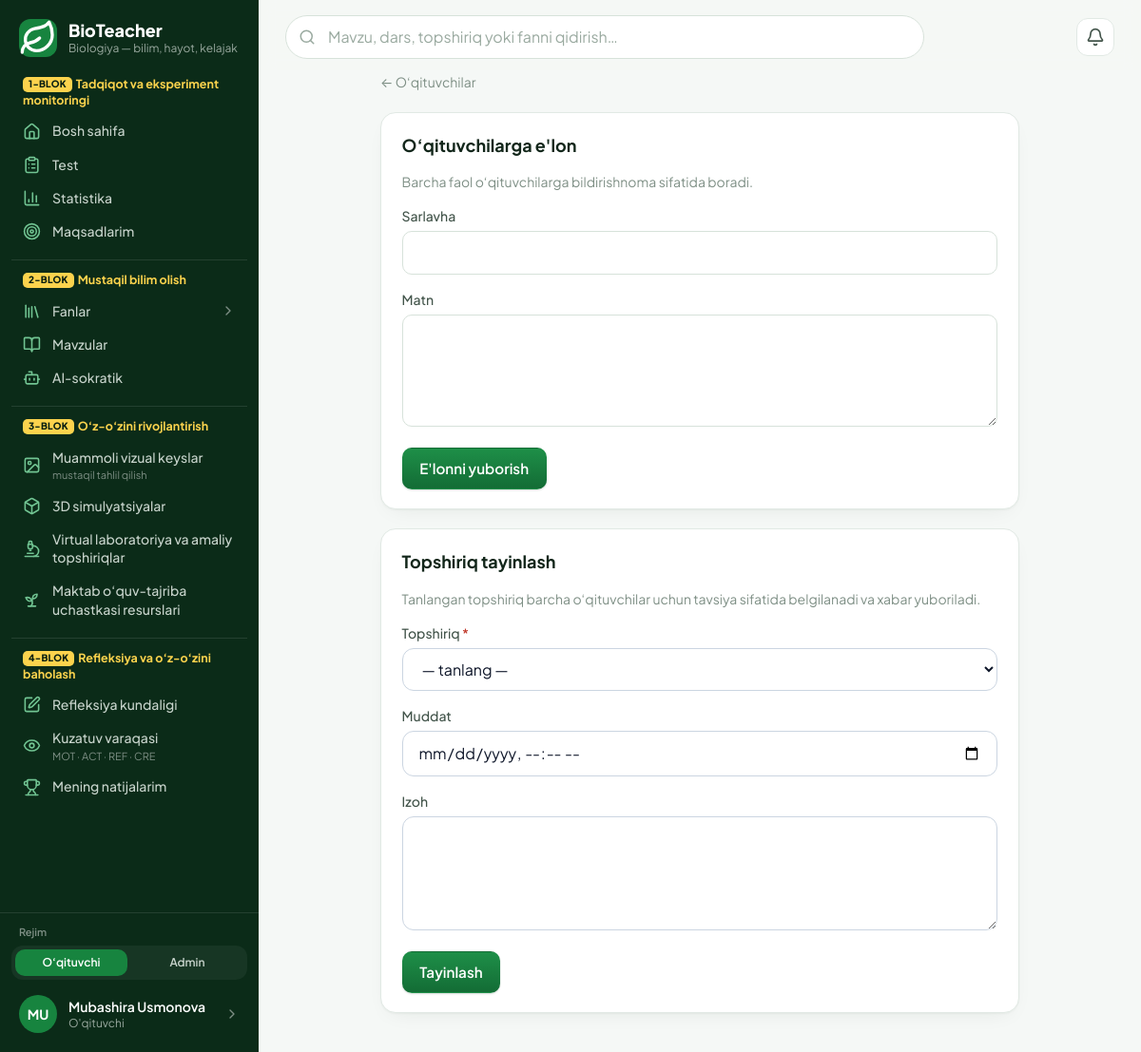
The app's page /boshqaruv/elon/ (signed in) with its own data.
### accounts/models.py (models this page shows, shortened)
class MenuItem(models.Model):
    key = models.CharField("band kaliti", max_length=60, unique=True)
    group = models.ForeignKey(
        "MenuGroup", on_delete=models.CASCADE, null=True, related_name="items", verbose_name="blok",
    )
    parent = models.ForeignKey(
        "self", on_delete=models.CASCADE, null=True, blank=True, related_name="children",
        verbose_name="ota band",
    )
    order = models.PositiveSmallIntegerField("tartib", default=0)
    label = models.CharField("nom", max_length=60, blank=True, help_text="Bo'sh — sahifaning standart nomi.")
    page = models.CharField("sahifa", max_length=60, blank=True)
    url = models.CharField("havola", max_length=300, blank=True)
    icon = models.CharField("ikonka", max_length=20, blank=True, help_text="Bo'sh — sahifa ikonkasi.")
    hint = models.CharField("izoh", max_length=60, blank=True)
    class Meta:
        verbose_name = "menyu bandi"
        verbose_name_plural = "menyu bandlari"
        ordering = ["order", "id"]

class User(AbstractUser):
    email = models.EmailField("email", unique=True)
    email_verified = models.BooleanField("email tasdiqlangan", default=False)
    last_login_ip = models.GenericIPAddressField("oxirgi IP", null=True, blank=True)
    USERNAME_FIELD = "email"
    REQUIRED_FIELDS = []
    objects = UserManager()
    class Meta:
        verbose_name = "foydalanuvchi"
        verbose_name_plural = "foydalanuvchilar"

class Profile(SoftDeleteModel):
    user = models.OneToOneField(User, on_delete=models.CASCADE, related_name="profile")
    role = models.CharField("faol rol", max_length=20, choices=Role.choices, default=Role.TEACHER)
    roles = models.CharField("berilgan rollar", max_length=100, blank=True, default="")
    otm = models.CharField("OTM", max_length=200, blank=True)
    faculty = models.CharField("fakultet", max_length=200, blank=True)
    course = models.PositiveSmallIntegerField("kurs", null=True, blank=True)
    study_arm = models.CharField(
        "tadqiqot bo'linmasi", max_length=1, choices=StudyArm.choices, default=StudyArm.NONE,
    )
    phone = models.CharField("telefon", max_length=32, blank=True)
    avatar = models.ImageField("avatar", upload_to="avatars/%Y/%m/", blank=True)
    bio = models.TextField("qisqacha", blank=True)
    research_consent = models.BooleanField("tadqiqotda ishtirok roziligi", default=False)
    research_consent_at = models.DateTimeField(null=True, blank=True)
    respondent_id = models.UUIDField("respondent ID", default=uuid.uuid4, unique=True, editable=False)
    onboarding_done = models.BooleanField("onboarding tugallangan", default=False)
    class Meta:
        verbose_name = "profil"
        verbose_name_plural = "profillar"
    @property
    def role_list(self):
        granted = {r.strip() for r in self.roles.split(",") if r.strip()}
        granted.add(self.role)
        if self.user.is_superuser:
            granted.add(Role.ADMIN)
        return [r for r in Role.values if r in granted]
    @property
    def role_choices(self):
        return [(r, Role(r).label) for r in self.role_list]
    @property
    def has_multiple_roles(self):
        return len(self.role_list) > 1
    @property
    def is_admin(self):
        return self.role == Role.ADMIN

### accounts/views_manage.py (the view, shortened to what this page needs)
@admin_required
def announce(request):
    from assignments.forms import AssignTaskForm
    from assignments.models import AssignedTask
    from notifications.models import NotificationType
    from notifications.services import notify_students
    task_form = AssignTaskForm(request.POST or None)
    return render(
        request,
        "manage/announce.html",
        {"task_form": task_form, "assigned": AssignedTask.objects.select_related("assignment")},
    )

### assignments/forms.py
class AssignTaskForm(StyledFormMixin, forms.Form):
    assignment = forms.ModelChoiceField(
        label="Topshiriq", queryset=None, empty_label="— tanlang —"
    )
    deadline = forms.DateTimeField(
        label="Muddat", required=False,
        widget=forms.DateTimeInput(attrs={"type": "datetime-local", "class": INPUT_CLASS}),
    )
    note = forms.CharField(
        label="Izoh", required=False,
        widget=forms.Textarea(attrs={"class": TEXTAREA_CLASS, "rows": 3}),
    )
    def __init__(self, *args, **kwargs):
        super().__init__(*args, **kwargs)
        from .models import Assignment
        self.fields["assignment"].queryset = Assignment.objects.filter(is_active=True)

### accounts/menu.py (called while the page is built)
def active_sections():
    from content.models import Section
    sections = list(Section.objects.filter(is_active=True).order_by("order", "title"))
    for section in sections:
        section.icon_name = SECTION_ICONS.get(section.slug, "leaf")
    return sections

def _resolve(item, sections):
    if item.page.startswith(SECTION_PREFIX):
        section = sections.get(item.page[len(SECTION_PREFIX):])
        if section is None:
            return None
        return {"href": reverse("content:section", args=[section.slug]), "label": section.title,
                "icon": section.icon_name, "page": {}, "slug": section.slug}
    if item.page:
        page = PAGES.get(item.page)
        if page is None:
            return None
        href = reverse(page["url"], args=[page["arg"]] if page.get("arg") else None) if page.get("url") else ""
        return {"href": href, "label": page["label"], "icon": page["icon"], "page": page, "slug": None}
    if item.url:
        return {"href": item.url, "label": item.url, "icon": "link", "page": {}, "slug": None}
    return None

def group_title(group):
    if group.title is not None:
        return group.title
    return DEFAULT_GROUPS.get(group.key, {}).get("title", "")

def _current_section(request):
    match = getattr(request, "resolver_match", None)
    if match is None or match.namespace != "content":
        return None
    return match.kwargs.get("slug") if match.url_name == "section" else match.kwargs.get("section_slug")

### accounts/permissions.py (called while the page is built)
def get_profile(user):
    return getattr(user, "profile", None)

def has_role(user, *roles):
    profile = get_profile(user)
    if profile is None:
        return False
    if user.is_superuser:
        return True
    return profile.role in {getattr(r, "value", r) for r in roles}

### templates/manage/announce.html (shortened to what this page needs)
{% extends "base.html" %}
{% block content %}
<div class="max-w-2xl mx-auto">
  <a href="{% url 'manage:students' %}" class="text-sm text-slateg-500 hover:text-slateg-800">← O‘qituvchilar</a>
  <section class="section">
    <h3 class="font-semibold text-lg text-slateg-900">O‘qituvchilarga e'lon</h3>
    <p class="mt-1 text-sm text-slateg-500">Barcha faol o‘qituvchilarga bildirishnoma sifatida boradi.</p>
    <form method="post" class="mt-4 space-y-4">{% csrf_token %}
      <div>
        <label class="block text-sm font-medium text-slateg-700 mb-1.5">Sarlavha</label>
        <input type="text" name="title" required maxlength="200"
               class="field">
      </div>
      <div>
        <label class="block text-sm font-medium text-slateg-700 mb-1.5">Matn</label>
        <textarea name="body" rows="4"
                  class="field"></textarea>
      </div>
      <button name="action" value="announce" class="btn btn-primary">E'lonni yuborish</button>
    </form>
  </section>
  <section class="section">
    <h3 class="font-semibold text-lg text-slateg-900">Topshiriq tayinlash</h3>
    <p class="mt-1 text-sm text-slateg-500">Tanlangan topshiriq barcha o‘qituvchilar uchun tavsiya sifatida belgilanadi va xabar yuboriladi.</p>
    <form method="post" class="mt-4">{% csrf_token %}
      {% include "partials/form.html" with form=task_form %}
      <button name="action" value="assign" class="btn btn-primary">Tayinlash</button>
    </form>
  </section>
</div>
{% endblock %}

### templates/partials/rail.html (shortened to what this page needs)
{% load static %}
<div class="flex flex-col h-full w-full">
  <a href="{% url 'home:dashboard' %}" class="flex items-center gap-3 px-5 pt-5 pb-5">
    <span class="grid place-items-center w-10 h-10 rounded-xl bg-brand-600 text-white shrink-0">
    </span>
    <span class="min-w-0">
      <span class="block text-white text-lg font-extrabold leading-tight">BioTeacher</span>
      <span class="block text-xs text-slateg-400 truncate">Biologiya — bilim, hayot, kelajak</span>
    </span>
  </a>
  <nav class="flex-1 overflow-y-auto px-3 pb-3" aria-label="Asosiy menyu">
    {% if profile.is_admin %}{% with groups=rail_menu.admin %}{% include "partials/rail_groups.html" %}{% endwith %}
    {% else %}{% with groups=rail_menu.teacher %}{% include "partials/rail_groups.html" %}{% endwith %}
    {% endif %}
  </nav>
  <div class="border-t border-white/10 p-3">
    {% if profile.has_multiple_roles %}
      <form method="post" action="{% url 'accounts:switch_role' %}" class="mb-2">{% csrf_token %}
        <p class="px-2 mb-1.5 text-[11px] font-semibold text-slateg-500">Rejim</p>
        <div class="grid grid-cols-{{ profile.role_choices|length }} gap-1 rounded-xl bg-white/5 p-1" role="group" aria-label="Rolni almashtirish">
          {% for code, label in profile.role_choices %}
            <button name="role" value="{{ code }}"
                    {% if code == profile.role %}aria-pressed="true" disabled{% endif %}
                    class="rounded-lg px-2 py-1.5 text-xs font-semibold truncate
                      {% if code == profile.role %}bg-brand-600 text-white{% else %}text-slateg-300 hover:bg-white/10 hover:text-white{% endif %}">
              {% if code == 'ADMIN' %}Admin{% else %}O‘qituvchi{% endif %}
            </button>
          {% endfor %}
        </div>
      </form>
    {% endif %}
    <a href="{% url 'home:cabinet' %}"
       class="flex items-center gap-3 rounded-xl px-2 py-2 hover:bg-white/5 group">
      {% if profile.avatar %}
        <img src="{{ profile.avatar.url }}" alt="" class="w-10 h-10 rounded-full object-cover shrink-0">
      {% else %}
        <span aria-hidden="true" class="grid place-items-center w-10 h-10 rounded-full bg-brand-600 text-white text-sm font-bold shrink-0">
          {{ user.first_name|slice:":1"|upper|default:"B" }}{{ user.last_name|slice:":1"|upper }}
        </span>
      {% endif %}
      <span class="min-w-0 flex-1">
        <span class="block text-sm font-semibold text-white truncate">{{ user.get_full_name|default:user.email }}</span>
        <span class="block text-xs text-slateg-400">{{ profile.get_role_display }}</span>
      </span>
      <span class="text-slateg-500 group-hover:text-white shrink-0 w-4 h-4">
      </span>
    </a>
  </div>
</div>

### templates/partials/rail_item.html (shortened to what this page needs)
<a href="{{ href }}"
   class="flex items-center gap-3 rounded-xl px-3 py-2 text-sm font-medium
     {% if active %}bg-brand-600 text-white shadow-[0_6px_16px_-8px_rgba(23,132,63,.9)]{% else %}text-slateg-300 hover:bg-white/5 hover:text-white{% endif %}">
  <span class="shrink-0 w-[19px] h-[19px] grid place-items-center {% if not active %}text-brand-300{% endif %}">
  </span>
  <span class="flex-1 min-w-0">
    <span class="rail-label block leading-snug">{{ label }}</span>
    {% if hint %}
      <span class="block mt-0.5 text-[11px] font-normal leading-tight {% if active %}text-white/75{% else %}text-slateg-500{% endif %}">{{ hint }}</span>
    {% endif %}
  </span>
</a>

### templates/base.html (style rules this page uses)
:root { --brand: #17843F; --brand-dark: #116A33; --page: #F5F8F6; --line: #E1E9E4; }
html { -webkit-text-size-adjust: 100%; }
textarea { max-width: 100%; resize: vertical; }
body { -webkit-font-smoothing: antialiased; }
.btn { display: inline-flex; align-items: center; justify-content: center; gap: .5rem; border-radius: 10px; padding: .62rem 1.1rem; font-weight: 600; font-size: .95rem; border: 1px solid transparent; cursor: pointer; transition: background .15s, border-color .15s; }
.btn-primary { background: linear-gradient(180deg,#1E8F48,#136C35); color:#fff; box-shadow: 0 1px 2px rgba(11,43,24,.18); }
.field { width:100%; background:#fff; border:1px solid #D7E2DA; border-radius:10px; padding:.62rem .85rem; font:inherit; color:#12261A; }
.field::placeholder { color:#9AAAA0; }
.section { background:#fff; border:1px solid var(--line); border-radius:16px; padding:1.25rem 1.35rem; margin-top:1.25rem; box-shadow: 0 1px 2px rgba(11,43,24,.04), 0 8px 24px -12px rgba(11,43,24,.10); }
.section > h2, .section > h3 { font-size:1.125rem; font-weight:700; color:#12261A; margin-bottom:.9rem; }

### records on screen
MenuItem: group "mustaqil tahlil qilish"
MenuItem: group "MOT · ACT · REF · CRE"
User: first_name "M", last_name "U", get_full_name "Mubashira Usmonova"
Profile: role "O'qituvchi"

### other values on screen
{{ group.badge }} "1-BLOK" "2-BLOK" "3-BLOK" "4-BLOK"
{{ group.text }} "Tadqiqot va eksperiment monitoringi" "Mustaqil bilim olish" "O‘z-o‘zini rivojlantirish" "Refleksiya va o‘z-o‘zini baholash"
{{ label }} "Bosh sahifa" "Test" "Statistika" "Maqsadlarim" "Mavzular" "AI-sokratik" "Muammoli vizual keyslar" "3D simulyatsiyalar" "Virtual laboratoriya va amaliy topshiriqlar" "Maktab o‘quv-tajriba uchastkasi resurslari" "Refleksiya kundaligi" "Kuzatuv varaqasi" "Mening natijalarim"
{{ item.label }} "Fanlar"
{{ field.label }} "Topshiriq" "Muddat" "Izoh"
